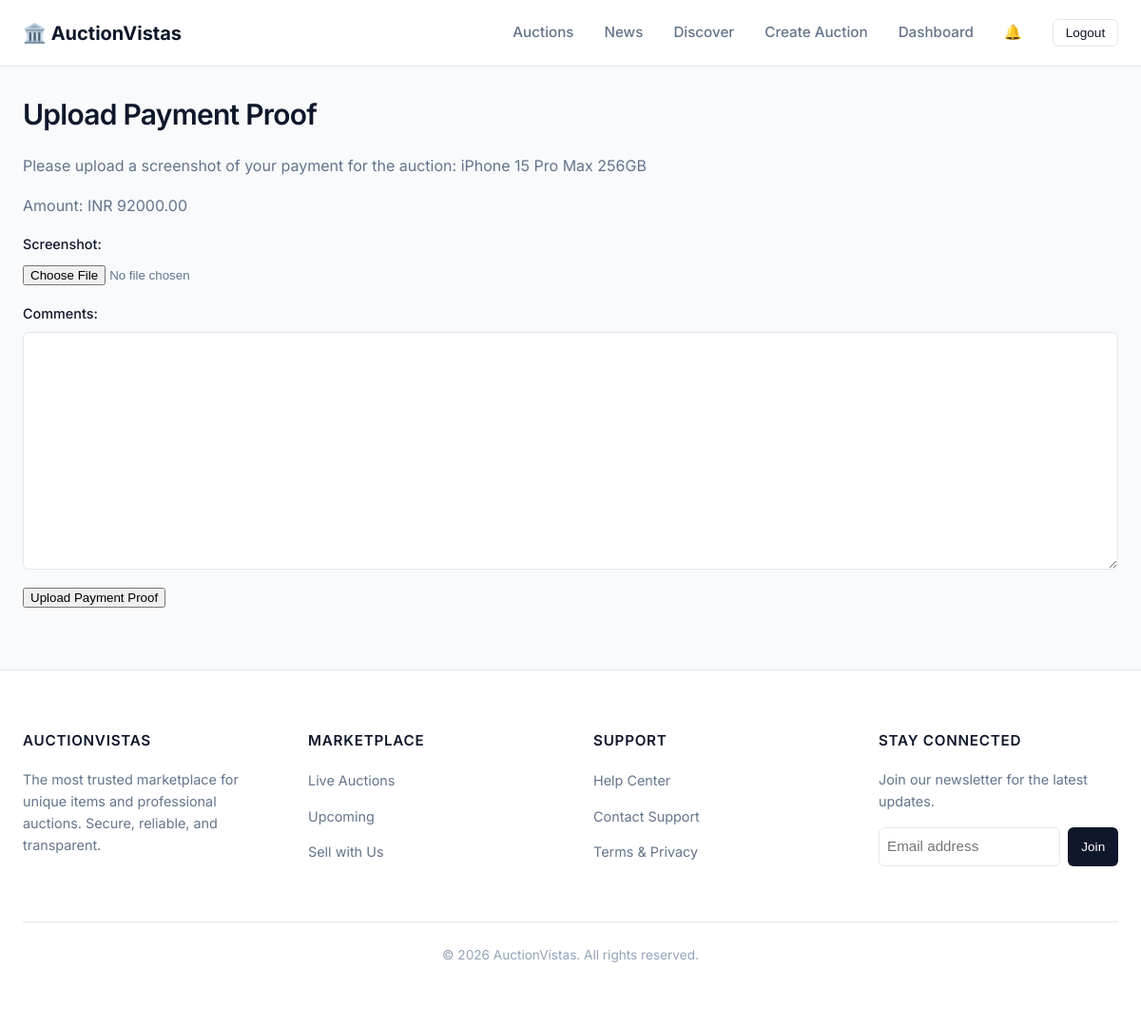
Before: /payments/upload-proof/1/ (signed in) with the older database file.
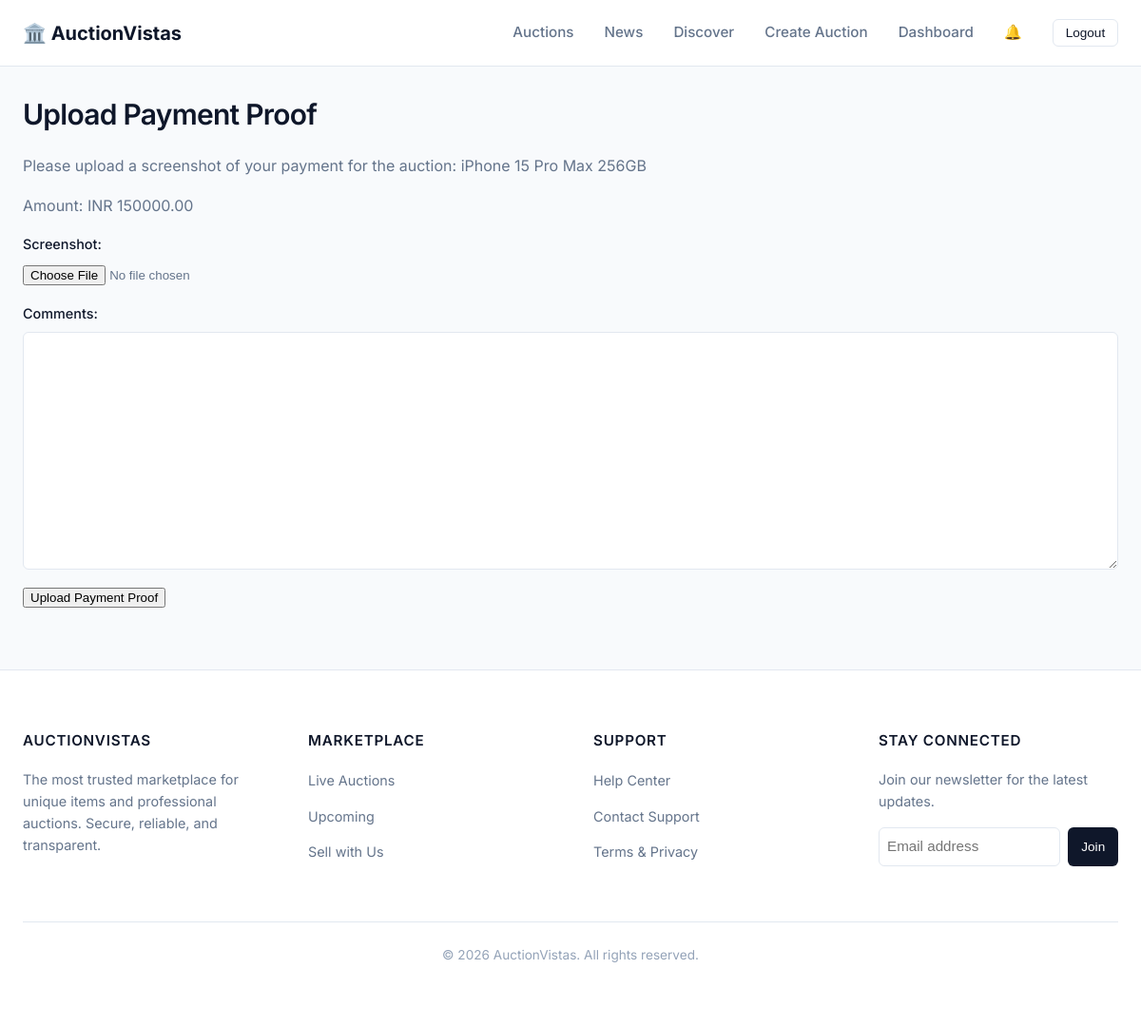
After: the same page with the newer database file.
### auctions/models.py (models this page shows, shortened)
class Auction(models.Model):
    title = models.CharField(max_length=255)
    description = models.TextField()
    starting_price = models.DecimalField(max_digits=20, decimal_places=2)
    current_price = models.DecimalField(max_digits=20, decimal_places=2, default=0)
    end_time = models.DateTimeField()
    owner = models.ForeignKey(User, on_delete=models.CASCADE, related_name='auctions')
    is_active = models.BooleanField(default=True)
    created_at = models.DateTimeField(auto_now_add=True)
    image = models.ImageField(upload_to='auction_images/', null=True, blank=True)
    category = models.ForeignKey(
        Category,
        on_delete=models.SET_NULL,
        null=True,
        blank=True,
        related_name='auctions'
    )
    is_featured = models.BooleanField(default=False)
    featured_order = models.IntegerField(default=0)
    banner_image = models.ImageField(upload_to='auction_banners/', null=True, blank=True)
    view_count = models.PositiveIntegerField(default=0)

### payments/views.py (the view)
# urls.py: path('upload-proof/<int:auction_id>/', views.upload_payment_proof, name='upload_payment_proof'),
@login_required
def upload_payment_proof(request, auction_id):
    auction = get_object_or_404(Auction, id=auction_id)
    if request.method == 'POST':
        form = PaymentProofForm(request.POST, request.FILES)
        if form.is_valid():
            payment_proof = form.save(commit=False)
            payment_proof.auction = auction
            payment_proof.payer = request.user
            payment_proof.payee = auction.owner  # Platform will be handled differently
            payment_proof.amount = auction.current_price
            payment_proof.direction = 'to_platform'
            payment_proof.save()
            messages.success(request, 'Payment proof uploaded successfully!')
            return redirect('auction_detail', auction_id=auction.id)
    else:
        form = PaymentProofForm()
    return render(request, 'payments/upload_payment_proof.html', {'form': form, 'auction': auction})

### payments/forms.py
class PaymentProofForm(forms.ModelForm):
    class Meta:
        model = PaymentProof
        fields = ['screenshot', 'comments']

### news/context_processors.py (called while the page is built)
def latest_news(request):
    try:
        latest_articles = Article.objects.filter(status='published').order_by('-published_at')[:3]
        return {
            'latest_news_articles': latest_articles
        }
    except:
        return {
            'latest_news_articles': []
        }

### payments/templates/payments/upload_payment_proof.html (shortened to what this page needs)
{% extends 'base.html' %}
{% block content %}
  <h2>Upload Payment Proof</h2>
  <p>Please upload a screenshot of your payment for the auction: {{ auction.title }}</p>
  <p>Amount: INR {{ auction.current_price }}</p>
  <form method="post" enctype="multipart/form-data">
    {{ form.as_p }}
    <button type="submit">Upload Payment Proof</button>
  </form>
{% endblock %}

Changed rows visible on the page:
changed Auction "iPhone 15 Pro Max 256GB": current_price "92000.00" → "150000.00"
